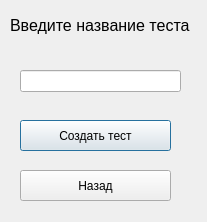
<?xml version="1.0" encoding="UTF-8"?>
<ui version="4.0">
 <class>Dialog</class>
 <widget class="QDialog" name="Dialog">
  <property name="geometry">
   <rect>
    <x>0</x>
    <y>0</y>
    <width>207</width>
    <height>222</height>
   </rect>
  </property>
  <property name="windowTitle">
   <string>Dialog</string>
  </property>
  <widget class="QLabel" name="label">
   <property name="geometry">
    <rect>
     <x>10</x>
     <y>10</y>
     <width>181</width>
     <height>31</height>
    </rect>
   </property>
   <property name="font">
    <font>
     <pointsize>12</pointsize>
    </font>
   </property>
   <property name="text">
    <string>Введите название теста</string>
   </property>
  </widget>
  <widget class="QLineEdit" name="line_name_test">
   <property name="geometry">
    <rect>
     <x>20</x>
     <y>70</y>
     <width>161</width>
     <height>22</height>
    </rect>
   </property>
  </widget>
  <widget class="QPushButton" name="btn_create_test">
   <property name="geometry">
    <rect>
     <x>20</x>
     <y>120</y>
     <width>151</width>
     <height>31</height>
    </rect>
   </property>
   <property name="text">
    <string>Создать тест</string>
   </property>
  </widget>
  <widget class="QPushButton" name="btn_return">
   <property name="geometry">
    <rect>
     <x>20</x>
     <y>170</y>
     <width>151</width>
     <height>31</height>
    </rect>
   </property>
   <property name="text">
    <string>Назад</string>
   </property>
  </widget>
 </widget>
 <resources/>
 <connections/>
</ui>
